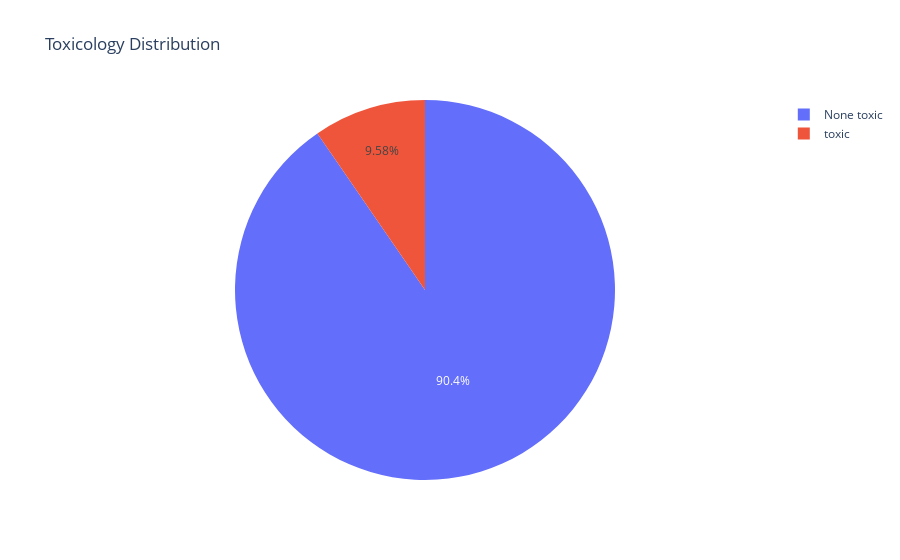

Notebook source saved alongside this figure:
### Markdown cell above
<h3>Key Observations:</h3>

<h4>High Correlation Pairs:</h4>
<ul>
    <li><strong>Obscene and Insult (0.74)</strong>: These two categories are strongly correlated, indicating that content labeled as "obscene" is often also labeled as "insult."</li>
    <li><strong>Toxic and Obscene (0.68)</strong>: There is a significant overlap between content labeled as "toxic" and "obscene."</li>
    <li><strong>Toxic and Insult (0.65)</strong>: Similarly, content labeled as "toxic" is often also labeled as "insult."</li>
</ul>

<h4>Moderate Correlations:</h4>
<ul>
    <li><strong>Severe_toxic and Obscene (0.4)</strong>: There is a moderate correlation, suggesting some overlap between these categories.</li>
    <li><strong>Severe_toxic and Insult (0.38)</strong>: This correlation is also moderate, indicating a relationship between these categories.</li>
</ul>

<h4>Low Correlation Pairs:</h4>
<ul>
    <li><strong>Threat with other labels</strong>: The "threat" category has generally low correlations with other categories, which might suggest it is more distinct compared to others.</li>
</ul>

### Code cell
output_counts = df_train["toxic"].value_counts()

# Build the pie chart
fig = px.pie(values=output_counts, 
             names=["None toxic", 'toxic'],
             title="Toxicology Distribution")
fig.show()

### Figure 1 — Plotly figure (JSON) as saved in the notebook; plotly's stock layout.template omitted (floating-point values rounded to 4 significant figures)
{"data": [{"domain": {"x": [0, 1], "y": [0, 1]}, "hovertemplate": "label=%{label}<br>value=%{value}<extra></extra>", "labels": ["None toxic", "toxic"], "legendgroup": "", "name": "", "showlegend": true, "type": "pie", "values": [144277, 15294]}], "layout": {"legend": {"tracegroupgap": 0}, "title": {"text": "Toxicology Distribution"}}}
